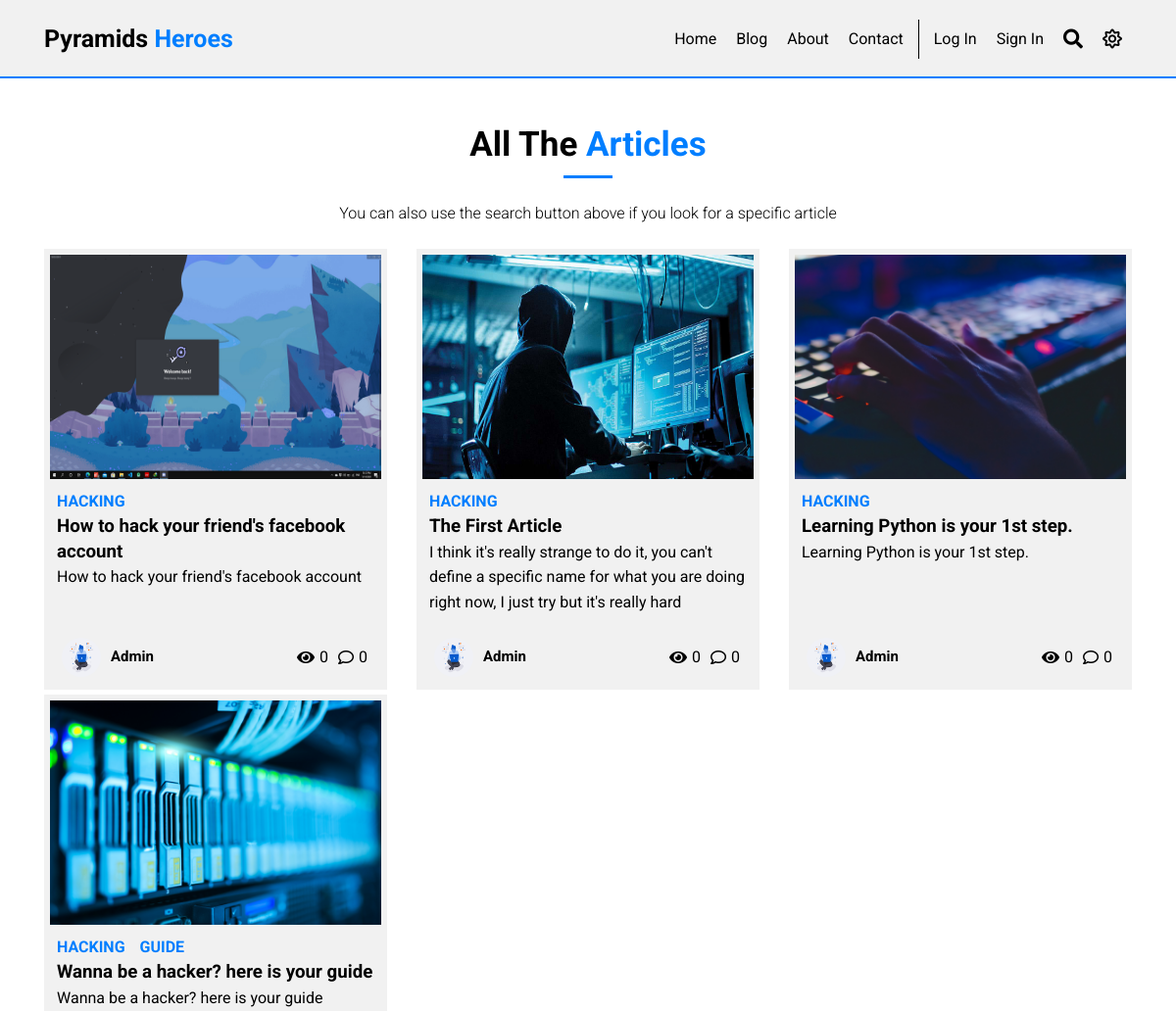
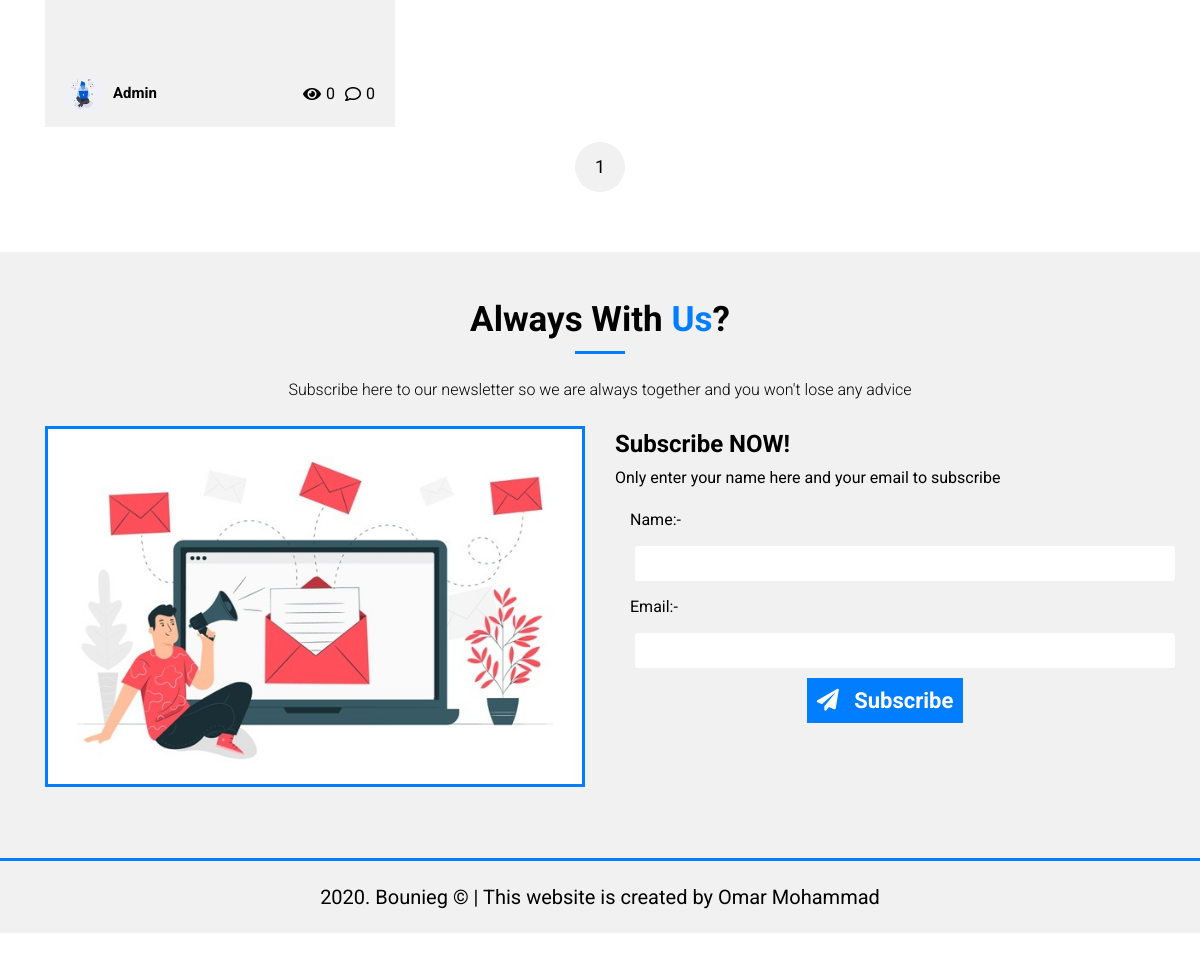
Screenshot of /blog/ with the database file from the repository (2 pictures, top to bottom).
### posts/models.py (models this page shows, shortened)
class Article(models.Model):
    title = models.CharField(max_length=60)
    title_ar = models.CharField(max_length=60)
    overview = models.TextField(max_length=120)
    overview_ar = models.TextField(max_length=120)
    content = HTMLField()
    content_ar = HTMLField()
    thumbnail = models.ImageField()
    author = models.ForeignKey(Author, on_delete=models.CASCADE)
    categories = models.ManyToManyField(Category)
    tags = models.ManyToManyField(Tag)
    timestamp = models.DateTimeField(auto_now_add=True)
    is_feautred = models.BooleanField(default=False)
    is_english = models.BooleanField(default=False)
    @property
    def view_count(self):
        return ArticleView.objects.filter(article=self).count()
    @property
    def comment_count(self):
        return Comment.objects.filter(article=self).count()

class Category(models.Model):
    title = models.CharField(max_length=25)
    def __str__(self): return self.title

class Author(models.Model):
    user = models.ForeignKey(User, on_delete=models.CASCADE)
    profile_pic = models.ImageField()
    def __str__(self): return self.user.username

### posts/views.py (the view)
# urls.py: path('blog/', blog, name='blog'),
def blog(request):
    queryset = Article.objects.all()
    paginator = Paginator(queryset, 9)
    page_request_name = "page"
    page = request.GET.get(page_request_name)
    try:
        paginted_queryset = paginator.page(page)
    except PageNotAnInteger:
        paginted_queryset = paginator.page(1)
    except EmptyPage:
        paginted_queryset = paginator.page(paginator.num_pages)
    context = {
        'queryset': paginted_queryset,
        'page_request_name': page_request_name
    }
    return render(request, 'blog.html', context)

### templates/blog.html (shortened to what this page needs)
{% extends 'base.html' %} {% load static %}
{% block content %}
<section class="sect" id="articlesView">
	<div class="container">
		<h1 class="sect-headline">All The <span class="text-main">Articles</span></h1>
		<p class="lead">
			You can also use the search button above if you look for a specific article
		</p>
		<div class="row">
			{% for article in queryset %}
			<div class="col-lg-4 col-md-6" style="margin-bottom: 5px;">
				<div class="article-card">
					<div class="card-image">
						<img src="{{article.thumbnail.url}}" alt="" style="height: 235px;" />
					</div>
					<div class="card-content">
						<div class="categories">
							{% for cat in article.categories.all %}
							<a href="">{{ cat }}</a>
							{% endfor %}
						</div>
						<h3 class="title">{{article.title}}</h3>
						<p>{{ article.overview }}</p>
					</div>
					<footer class="article-author sm">
						<img src="{{ article.author.profile_pic.url }}" alt="{{ article.author }}" />
						<h6 class="author-name"><a href="">{{ article.author }}</a></h6>
						<div class="counts">
							<div class="count"><i class="fas fa-eye"></i> {{ article.view_count }}</div>
							<div class="count"><i class="far fa-comment"></i> {{ article.comment_count }}</div>
						</div>
					</footer>
				</div>
			</div>
			{% endfor %}
		</div>
		<nav id="paginator">
			<ul>
				<li class="page-item"><a href="#" class="page-link active">{{ queryset.number }}</a></li>
			</ul>
		</nav>
	</div>
</section>
{% include 'subscribe.html' %} {% endblock content %}

### templates/base.html (shortened to what this page needs)
{% load static %}
<!DOCTYPE html>
<html lang="en">
	<head>
		<link rel="stylesheet" href="{% static 'css/bootstrap-grid.min.css' %}" />
		<link rel="stylesheet" href="https://cdnjs.cloudflare.com/ajax/libs/font-awesome/5.13.0/css/all.min.css" />
		<link rel="stylesheet" href="{% static 'css/main.css' %}" />
	</head>
	<body>
		<div class="loader-after">
			<nav id="navbar">
				<div class="container">
					<a href="{% url 'home' %}" class="brand">Pyramids <span class="text-main">Heroes</span></a>
					<div class="nav-icon">
						<a href="#" class="link" id="themeSun"><i class="far fa-sun"></i></a>
					</div>
					<div class="nav-icon">
						<a href="#" class="link" id="searchButton"><i class="fas fa-search"></i></a>
					</div>
					<ul class="nav">
						<li class="item"><a href="{% url 'home' %}" class="link active">Home</a></li>
						<li class="item"><a href="{% url 'blog' %}" class="link">Blog</a></li>
						<li class="item"><a href="{% url 'about' %}" class="link">About</a></li>
						<li class="item"><a href="#" class="link">Contact</a></li>
						{% if not request.user.is_authenticated %}
						<li class="item"><a href="{% url 'account_login' %}" class="link">Log In</a></li>
						<li class="item"><a href="{% url 'account_signup' %}" class="link">Sign In</a></li>
						{% else %}
						<li class="item"><a href="{% url 'account_logout' %}" class="link">Logout</a></li>
						{% endif %}
					</ul>
				</div>
			</nav>
			<main>
				{% block content %} {% endblock content %}
			</main>
			<footer id="footer">
				<div class="container">
					<div class="row">
						<div class="col-md-12 text-center">2020. Bounieg &copy; | This website is created by <a href="">Omar Mohammad</a></div>
					</div>
				</div>
			</footer>
		</div>
	</body>
</html>

### templates/subscribe.html (shortened to what this page needs)
{% load static %}
<section class="sect" id="subscribe">
	<div class="container">
		<h1 class="sect-headline">Always With <span class="text-main">Us</span>?</h1>
		<p class="lead">
			Subscribe here to our newsletter so we are always together and you won't lose any advice
		</p>
		<div class="row">
			<div class="col-lg-6" style="margin-bottom: 10px;">
				<img src="{% static 'img/newsletter.jpg' %}" alt="" class="img-fluid" />
			</div>
			<div class="col-lg-6">
				<h1>Subscribe NOW!</h1>
				<p style="margin-bottom: 10px;">Only enter your name here and your email to subscribe</p>
				<form method="post" id="SubscribeForm">
					<label for="name">Name:- </label>
					<input type="text" name="name" id="name" required maxlength="60" />
					<label for="email">Email:- </label>
					<input type="email" name="email" id="email" required />
					<button type="submit" class="submit"><i class="fas fa-paper-plane"></i> Subscribe</button>
				</form>
			</div>
		</div>
	</div>
</section>

### static/css/main.css (style rules this page uses)
html { --mainBg: #fff; --textColor: #000; --secBg: #f1f1f1; --oppsColor: #fff; --mainColor: #007eff; --mainFont: 'Roboto', -apple-system, BlinkMacSystemFont, 'Segoe UI', Roboto, Oxygen, Ubuntu, Cantarell, 'Open Sans', 'Helvetica Neue', sans-serif; --navbarHeight: 80px; }
* { margin: 0; padding: 0; box-sizing: border-box; }
::placeholder { opacity: 0.5; color: var(--textColor); }
body { font-family: var(--mainFont); background-color: var(--mainBg); color: var(--textColor); line-height: 2rem; }
h1, h2 { line-height: 2.3rem; }
img { width: 100%; }
a { color: var(--textColor); text-decoration: none; }
#navbar { z-index: 100; height: var(--navbarHeight); border-bottom: 2px solid var(--mainColor); background-color: var(--secBg); }
#navbar .brand { line-height: var(--navbarHeight); font-size: 25px; float: left; font-weight: bold; }
#navbar .nav { list-style: none; float: right; display: flex; transition: all 0.3s ease-in; }
#navbar .nav .item { padding: 0px 10px; height: var(--navbarHeight); line-height: var(--navbarHeight); }
#navbar .nav .item .link { transition: 0.3s; }
#navbar .nav-icon { float: right; margin: 0 10px; font-size: 20px; line-height: var(--navbarHeight); }
.text-main { color: var(--mainColor); }
.img-fluid { border: 3px solid var(--mainColor); }
.lead { font-size: 1.25rem; font-weight: 300; }
.text-center { text-align: center; }
.article-author { display: flex; flex-direction: row; align-items: center; }
.article-author .author-name { padding: 10px; text-transform: capitalize; font-size: 18px; }
.article-author img { margin-left: 5px; width: 40px !important; height: 40px; border-radius: 50%; }
.article-author .count { display: flex; }
.article-author .count i { margin: 5px 5px 5px 10px; }
.article-author.sm { background-color: var(--secBg); padding: 10px 20px; }
.article-author.sm img { margin-left: -2px; }
.article-author.sm .author-name { padding: 10px; font-size: 15px; }
.article-author.sm .counts { margin-left: auto; display: flex; }
.article-card { background-color: var(--secBg); padding: 3px; line-height: 1.6rem; height: 450px; position: relative; }
.article-card .card-image img { padding: 3px; border-radius: 3px; }
.article-card .card-content .title, .article-card .card-content p { padding-left: 10px; }
.article-card .card-content .categories { display: flex; text-transform: uppercase; font-weight: bolder; }
.article-card .card-content .categories a { color: var(--mainColor); padding: 0 5px 0 10px; }
.article-card .article-author { bottom: 0; left: 0; width: 100%; }
.sect { padding-top: 50px; padding-bottom: 50px; }
.sect:nth-child(odd) { background-color: var(--mainBg); }
.sect:nth-child(even) { background-color: var(--secBg); }
.sect .sect-headline { padding-bottom: 15px; margin-bottom: 10px; font-size: 35px; text-align: center; position: relative; }
.sect .sect-headline:after { width: 50px; content: ''; height: 3px; background-color: var(--mainColor); position: absolute; left: calc(50% - 25px); bottom: 0; }
.sect .lead { font-size: 16px; padding: 10px 0 20px; text-align: center; }
footer#footer { padding: 20px 0; border-top: 3px solid var(--mainColor); background-color: var(--secBg); font-size: 20px; }
#SubscribeForm label { margin: 5px 15px; }
#SubscribeForm input { display: block; width: 100%; font-size: 22px; font-family: var(--mainFont); padding: 5px 10px; margin: 10px 20px; border-radius: 3px; border: 0; background-color: var(--mainBg); color: var(--textColor); }
#SubscribeForm button { padding: 10px; margin: 10px auto; font-family: var(--mainFont); font-size: 22px; font-weight: bold; display: block; border: 0; color: #fff; background-color: var(--mainColor); cursor: pointer; }
#SubscribeForm button i { margin-right: 10px; }
#paginator ul { text-align: center; list-style: none; margin: 10px auto; }
#paginator ul li { display: inline-block; width: 50px; height: 50px; font-size: 18px; background-color: var(--secBg); line-height: 50px; border-radius: 50%; }
.loader-after { opacity: 0; }

### rows the page displays
Article: thumbnail (picture), title "How to hack your friend's facebook account", overview "How to hack your friend's facebook account", author.profile_pic (picture), author "Admin", view_count "0", comment_count "0"
Category: title "HACKING"
Article: thumbnail (picture), title "The First Article", overview "I think it's really strange to do it, you can't define a specific name for what you are doing right now, I just try but it's really hard", author.profile_pic (picture), author "Admin", view_count "0", comment_count "0"
Article: thumbnail (picture), title "Learning Python is your 1st step.", overview "Learning Python is your 1st step.", author.profile_pic (picture), author "Admin", view_count "0", comment_count "0"
Article: thumbnail (picture), title "Wanna be a hacker? here is your guide", overview "Wanna be a hacker? here is your guide", author.profile_pic (picture), author "Admin", view_count "0", comment_count "0"
Category: title "GUIDE"

### other values shown
{{ queryset.number }} "1"
